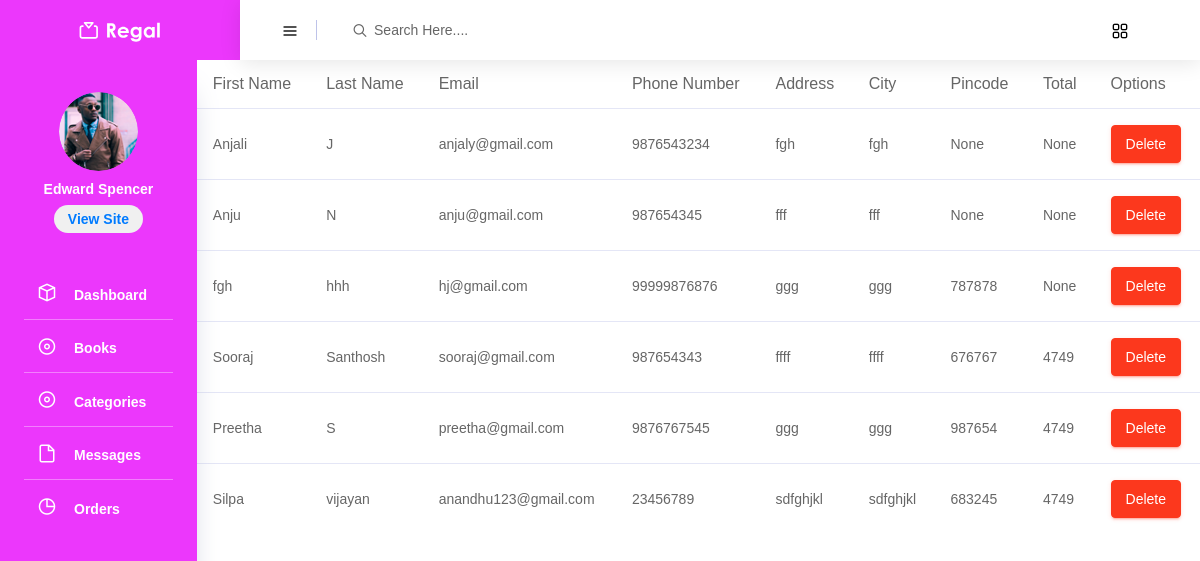
/order_details/, run on an earlier commit of the app's database.
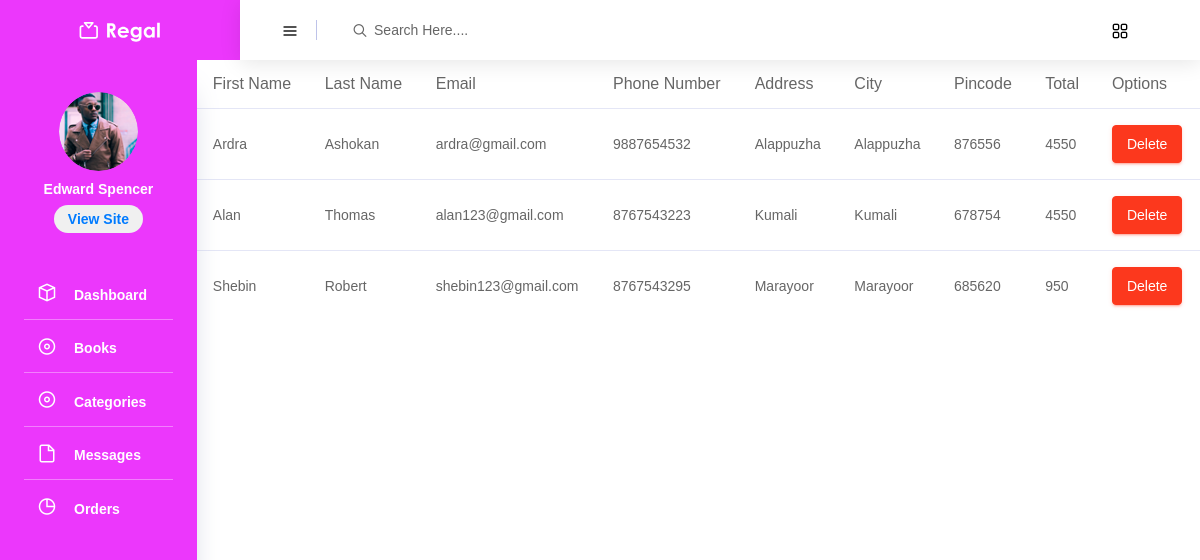
And on a later commit of the database.
### webapp/models.py (models this page shows)
class CheckoutDb(models.Model):
    first_name = models.CharField(max_length=100,null=True,blank=True)
    last_name = models.CharField(max_length=100,null=True,blank=True)
    email = models.EmailField(max_length=100,null=True,blank=True)
    phone = models.IntegerField(null=True,blank=True)
    address = models.CharField(max_length=100,null=True,blank=True)
    city = models.CharField(max_length=100,null=True,blank=True)
    pincode = models.IntegerField(null=True,blank=True)
    total = models.IntegerField(null=True,blank=True)

### adminApp/views.py (the view)
# urls.py: path('order_details/',views.order_details,name="order_details"),
def order_details(request):
    data = CheckoutDb.objects.all()
    return render(request,"Orders.html",{'data':data})

### adminApp/templates/Orders.html (shortened to what this page needs)
<!DOCTYPE html>
{% extends 'index.html' %}
{% block content %}
<html lang="en">
  <head>
  </head>
  <body>
    <div class="table-responsive" style="width:1250px">
  <table class="table table-hover">
    <thead>
      <tr>
        <th>First Name</th>
        <th>Last Name</th>
        <th>Email</th>
        <th>Phone Number</th>
        <th>Address</th>
        <th>City</th>
        <th>Pincode</th>
        <th>Total</th>
        <th>Options</th>
      </tr>
    </thead>
<tbody>
    {% for i in data %}
      <tr>
        <td>{{i.first_name}}</td>
        <td>{{i.last_name}}</td>
        <td>{{i.email}}</td>
        <td>{{i.phone}}</td>
        <td>{{i.address}}</td>
        <td>{{i.city}}</td>
        <td>{{i.pincode}}</td>
        <td>{{i.total}}</td>
        <td>
           <a href="{% url 'delete_order' order_id=i.id %}">
            <button type="button" class="btn btn-danger">Delete</button>
          </a>
        </td>
      </tr>
    {% endfor %}
    </tbody>
  </table>
</div>
  </body>
</html>
{% endblock %}

### adminApp/templates/index.html (shortened to what this page needs)
<!DOCTYPE html>
{% load static %}
<html lang="en">
<head>
  <link rel="stylesheet" href="{% static 'dashboard/vendors/mdi/css/materialdesignicons.min.css' %}">
  <link rel="stylesheet" href="{% static 'dashboard/vendors/feather/feather.css' %}">
  <link rel="stylesheet" href="{% static 'dashboard/vendors/base/vendor.bundle.base.css' %}">
  <link rel="stylesheet" href="{% static 'dashboard/vendors/flag-icon-css/css/flag-icon.min.css' %}"/>
  <link rel="stylesheet" href="{% static 'dashboard/vendors/font-awesome/css/font-awesome.min.css' %}">
  <link rel="stylesheet" href="{% static 'dashboard/vendors/jquery-bar-rating/fontawesome-stars-o.css' %}">
  <link rel="stylesheet" href="{% static 'dashboard/vendors/jquery-bar-rating/fontawesome-stars.css' %}">
  <link rel="stylesheet" href="{% static 'dashboard/css/style.css' %}">
</head>
<body>
  <div class="container-scroller">
    <nav class="navbar col-lg-12 col-12 p-0 fixed-top d-flex flex-row">
      <div class="text-center navbar-brand-wrapper d-flex align-items-center justify-content-center">
        <a class="navbar-brand brand-logo" href="index.html"><img src="{% static 'dashboard/images/logo.svg' %}" alt="logo"/></a>
      </div>
      <div class="navbar-menu-wrapper d-flex align-items-center justify-content-end">
        <button class="navbar-toggler navbar-toggler align-self-center" type="button" data-toggle="minimize">
          <span class="icon-menu"></span>
        </button>
        <ul class="navbar-nav mr-lg-2">
          <li class="nav-item nav-search d-none d-lg-block">
            <div class="input-group">
              <div class="input-group-prepend">
                <span class="input-group-text" id="search">
                  <i class="icon-search"></i>
                </span>
              </div>
              <input type="text" class="form-control" placeholder="Search Here...." aria-label="search" aria-describedby="search">
            </div>
          </li>
        </ul>
        <ul class="navbar-nav navbar-nav-right">
          <li class="nav-item dropdown mr-4 d-lg-flex d-none">
            <a class="nav-link count-indicatord-flex align-item s-center justify-content-center" href="#">
              <i class="icon-grid"></i>
            </a>
          </li>
        </ul>
      </div>
    </nav>
    <div class="container-fluid page-body-wrapper">
      <nav class="sidebar sidebar-offcanvas" id="sidebar">
        <div class="user-profile">
          <div class="user-image">
            <img src="{% static 'dashboard/images/faces/face28.png' %}">
          </div>
          <div class="user-name">
              Edward Spencer
          </div>
          <a href="{% url 'home_page' %}"
   class="user-designation"
   style="
       display:inline-block;
       background:#f0f0f0;
       padding:6px 14px;
       border-radius:20px;
       color:#007bff;
       font-weight:600;
       text-decoration:none;
       font-size:14px;
       transition:0.3s;
   "
   onmouseover="this.style.background='#e0e0e0'"
   onmouseout="this.style.background='#f0f0f0'">
   View Site
</a>
        </div>
        <ul class="nav">
          <li class="nav-item">
            <a class="nav-link" href="{% url 'index_page' %}">
              <i class="icon-box menu-icon"></i>
              <span class="menu-title">Dashboard</span>
            </a>
          </li>
          <li class="nav-item">
  <a class="nav-link" data-toggle="collapse" href="#books-collapse" aria-expanded="false" aria-controls="books-collapse">
    <i class="icon-disc menu-icon"></i>
    <span class="menu-title">Books</span>
    <i class="menu-arrow"></i>
  </a>
</li>
<li class="nav-item">
  <a class="nav-link" data-toggle="collapse" href="#categories-collapse" aria-expanded="false" aria-controls="categories-collapse">
    <i class="icon-disc menu-icon"></i>
    <span class="menu-title">Categories</span>
    <i class="menu-arrow"></i>
  </a>
</li>
          <li class="nav-item">
            <a class="nav-link" href="{% url 'view_messages' %}">
              <i class="icon-file menu-icon"></i>
              <span class="menu-title">Messages</span>
            </a>
          </li>
          <li class="nav-item">
            <a class="nav-link" href="{% url 'order_details' %}">
              <i class="icon-pie-graph menu-icon"></i>
              <span class="menu-title">Orders</span>
            </a>
          </li>
        </ul>
      </nav>
                {% block content %}{% endblock %}
      </div>
    </div>
</body>
</html>

What changed in the data, as far as the page shows it:
removed CheckoutDb: first_name "Anjali", last_name "J", email "anjaly@gmail.com", phone "9876543234", address "fgh", city "fgh", pincode "None", total "None"
removed CheckoutDb: first_name "Anju", last_name "N", email "anju@gmail.com", phone "987654345", address "fff", city "fff", pincode "None", total "None"
removed CheckoutDb: first_name "fgh", last_name "hhh", email "hj@gmail.com", phone "99999876876", address "ggg", city "ggg", pincode "787878", total "None"
removed CheckoutDb: first_name "Sooraj", last_name "Santhosh", email "sooraj@gmail.com", phone "987654343", address "ffff", city "ffff", pincode "676767", total "4749"
removed CheckoutDb: first_name "Preetha", last_name "S", email "preetha@gmail.com", phone "9876767545", address "ggg", city "ggg", pincode "987654", total "4749"
removed CheckoutDb: first_name "Silpa", last_name "vijayan", email "anandhu123@gmail.com", phone "23456789", address "sdfghjkl", city "sdfghjkl", pincode "683245", total "4749"
added CheckoutDb: first_name "Ardra", last_name "Ashokan", email "ardra@gmail.com", phone "9887654532", address "Alappuzha", city "Alappuzha", pincode "876556", total "4550"
added CheckoutDb: first_name "Alan", last_name "Thomas", email "alan123@gmail.com", phone "8767543223", address "Kumali", city "Kumali", pincode "678754", total "4550"
added CheckoutDb: first_name "Shebin", last_name "Robert", email "shebin123@gmail.com", phone "8767543295", address "Marayoor", city "Marayoor", pincode "685620", total "950"
